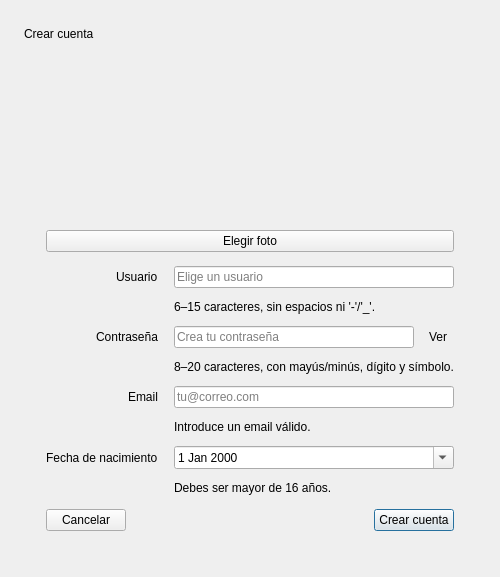
<?xml version="1.0" encoding="UTF-8"?>
<ui version="4.0">
 <class>RegisterDialog</class>
 <widget class="QDialog" name="RegisterDialog">
  <property name="geometry">
   <rect>
    <x>0</x>
    <y>0</y>
    <width>440</width>
    <height>520</height>
   </rect>
  </property>
  <property name="windowTitle">
   <string>Registrarse</string>
  </property>
  <layout class="QVBoxLayout" name="verticalLayout">
   <property name="spacing">
    <number>16</number>
   </property>
   <property name="leftMargin">
    <number>24</number>
   </property>
   <property name="topMargin">
    <number>24</number>
   </property>
   <property name="rightMargin">
    <number>24</number>
   </property>
   <property name="bottomMargin">
    <number>24</number>
   </property>
   <item>
    <layout class="QHBoxLayout" name="titleLayout">
     <item>
     <widget class="QLabel" name="titleLabel">
       <property name="text">
        <string>Crear cuenta</string>
       </property>
       <property name="alignment">
        <set>Qt::AlignLeft|Qt::AlignVCenter</set>
       </property>
      </widget>
     </item>
     <item>
      <spacer name="titleSpacer">
       <property name="orientation">
        <enum>Qt::Horizontal</enum>
       </property>
       <property name="sizeType">
        <enum>QSizePolicy::Expanding</enum>
       </property>
       <property name="sizeHint" stdset="0">
        <size>
         <width>40</width>
         <height>20</height>
        </size>
       </property>
      </spacer>
     </item>
    </layout>
   </item>
   <item>
   <widget class="QFrame" name="cardFrame">
     <layout class="QVBoxLayout" name="cardLayout">
      <property name="leftMargin">
       <number>22</number>
      </property>
      <property name="topMargin">
       <number>22</number>
      </property>
      <property name="rightMargin">
       <number>22</number>
      </property>
      <property name="bottomMargin">
       <number>22</number>
      </property>
      <property name="spacing">
       <number>14</number>
      </property>
      <item>
       <layout class="QVBoxLayout" name="avatarLayout">
        <property name="spacing">
         <number>8</number>
        </property>
        <item>
         <widget class="QLabel" name="avatarPlaceholder">
          <property name="minimumSize">
           <size>
            <width>140</width>
            <height>140</height>
           </size>
          </property>
          <property name="maximumSize">
           <size>
            <width>160</width>
            <height>160</height>
           </size>
          </property>
          <property name="alignment">
           <set>Qt::AlignCenter</set>
          </property>
          <property name="text">
           <string/>
          </property>
         </widget>
        </item>
        <item>
         <widget class="QPushButton" name="chooseAvatarButton">
          <property name="text">
           <string>Elegir foto</string>
          </property>
         </widget>
        </item>
       </layout>
      </item>
      <item>
       <layout class="QFormLayout" name="formLayout">
        <property name="labelAlignment">
         <set>Qt::AlignRight|Qt::AlignVCenter</set>
        </property>
        <property name="horizontalSpacing">
         <number>16</number>
        </property>
        <property name="verticalSpacing">
         <number>12</number>
        </property>
        <item row="0" column="0">
         <widget class="QLabel" name="usernameLabel">
          <property name="text">
           <string>Usuario</string>
          </property>
         </widget>
        </item>
        <item row="0" column="1">
         <widget class="QLineEdit" name="usernameLineEdit">
          <property name="placeholderText">
           <string>Elige un usuario</string>
          </property>
         </widget>
        </item>
        <item row="1" column="1">
         <widget class="QLabel" name="usernameHintLabel">
          <property name="text">
           <string>6–15 caracteres, sin espacios ni '-'/'_'.</string>
          </property>
         </widget>
        </item>
        <item row="2" column="0">
         <widget class="QLabel" name="passwordLabel">
          <property name="text">
           <string>Contraseña</string>
          </property>
         </widget>
        </item>
        <item row="2" column="1">
         <widget class="QWidget" name="passwordContainer">
          <layout class="QHBoxLayout" name="passwordLayout">
           <property name="spacing">
            <number>8</number>
           </property>
           <property name="leftMargin">
            <number>0</number>
           </property>
           <property name="topMargin">
            <number>0</number>
           </property>
           <property name="rightMargin">
            <number>0</number>
           </property>
           <property name="bottomMargin">
            <number>0</number>
           </property>
           <item>
            <widget class="QLineEdit" name="passwordLineEdit">
             <property name="placeholderText">
              <string>Crea tu contraseña</string>
             </property>
             <property name="echoMode">
              <enum>QLineEdit::Password</enum>
             </property>
            </widget>
           </item>
           <item>
           <widget class="QToolButton" name="togglePasswordButton">
             <property name="toolTip">
              <string>Mostrar/ocultar contraseña</string>
             </property>
             <property name="text">
              <string>Ver</string>
             </property>
             <property name="autoRaise">
              <bool>true</bool>
             </property>
            </widget>
           </item>
          </layout>
         </widget>
        </item>
        <item row="3" column="1">
         <widget class="QLabel" name="passwordHintLabel">
          <property name="text">
           <string>8–20 caracteres, con mayús/minús, dígito y símbolo.</string>
          </property>
         </widget>
        </item>
        <item row="4" column="0">
         <widget class="QLabel" name="emailLabel">
          <property name="text">
           <string>Email</string>
          </property>
         </widget>
        </item>
        <item row="4" column="1">
         <widget class="QLineEdit" name="emailLineEdit">
          <property name="placeholderText">
           <string>tu@correo.com</string>
          </property>
         </widget>
        </item>
        <item row="5" column="1">
         <widget class="QLabel" name="emailHintLabel">
          <property name="text">
           <string>Introduce un email válido.</string>
          </property>
         </widget>
        </item>
        <item row="6" column="0">
         <widget class="QLabel" name="birthdateLabel">
          <property name="text">
           <string>Fecha de nacimiento</string>
          </property>
         </widget>
        </item>
        <item row="6" column="1">
         <widget class="QDateEdit" name="birthdateEdit">
          <property name="calendarPopup">
           <bool>true</bool>
          </property>
         </widget>
        </item>
        <item row="7" column="1">
         <widget class="QLabel" name="birthdateHintLabel">
          <property name="text">
           <string>Debes ser mayor de 16 años.</string>
          </property>
         </widget>
        </item>
       </layout>
      </item>
      <item>
       <layout class="QHBoxLayout" name="actionsLayout">
        <property name="spacing">
         <number>10</number>
        </property>
        <item>
         <widget class="QPushButton" name="cancelButton">
          <property name="text">
           <string>Cancelar</string>
          </property>
         </widget>
        </item>
        <item>
         <spacer name="actionsSpacer">
          <property name="orientation">
           <enum>Qt::Horizontal</enum>
          </property>
          <property name="sizeType">
           <enum>QSizePolicy::Expanding</enum>
          </property>
          <property name="sizeHint" stdset="0">
           <size>
            <width>40</width>
            <height>20</height>
           </size>
          </property>
         </spacer>
        </item>
        <item>
         <widget class="QPushButton" name="confirmButton">
          <property name="default">
           <bool>true</bool>
          </property>
          <property name="text">
           <string>Crear cuenta</string>
          </property>
         </widget>
        </item>
       </layout>
      </item>
     </layout>
    </widget>
   </item>
  </layout>
 </widget>
 <resources/>
 <connections/>
</ui>
